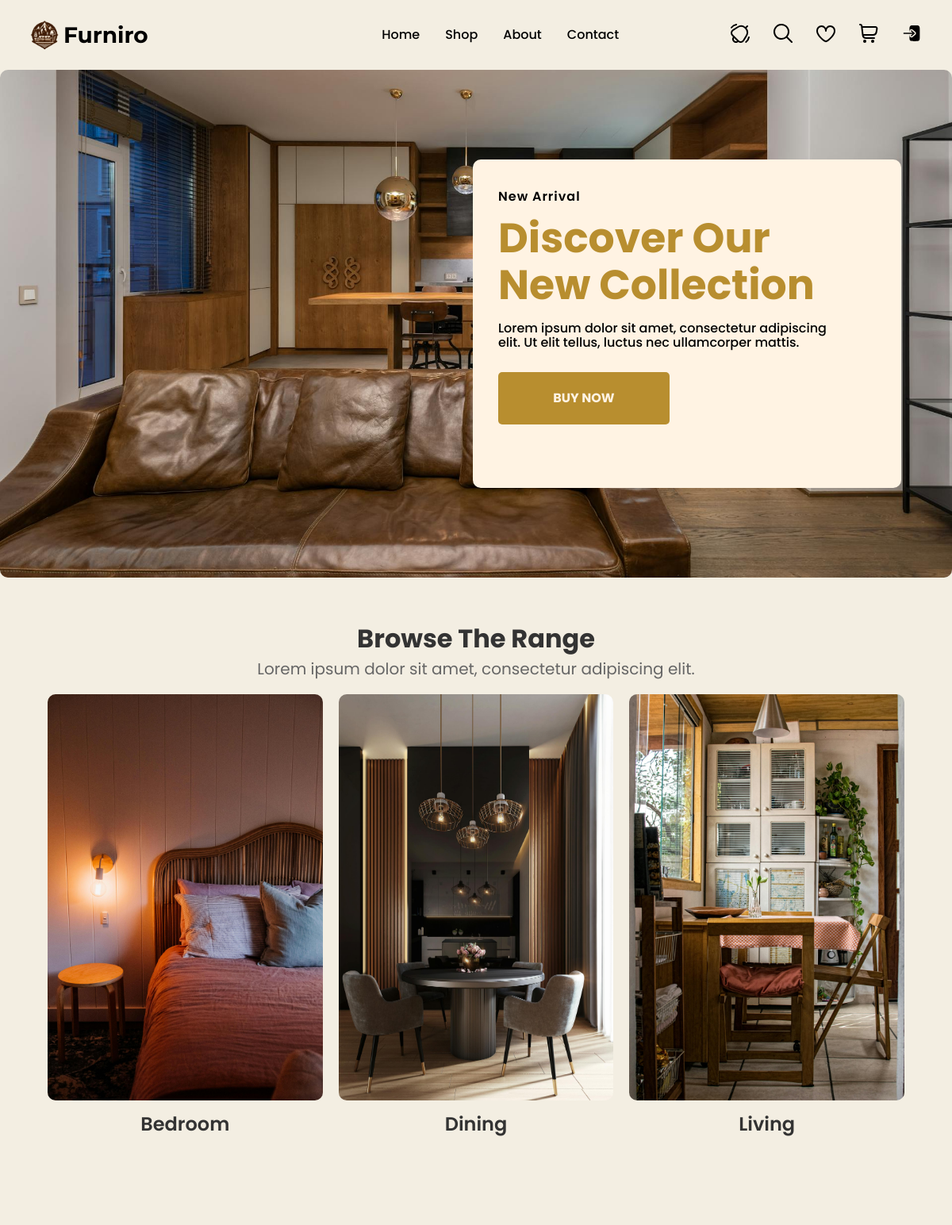
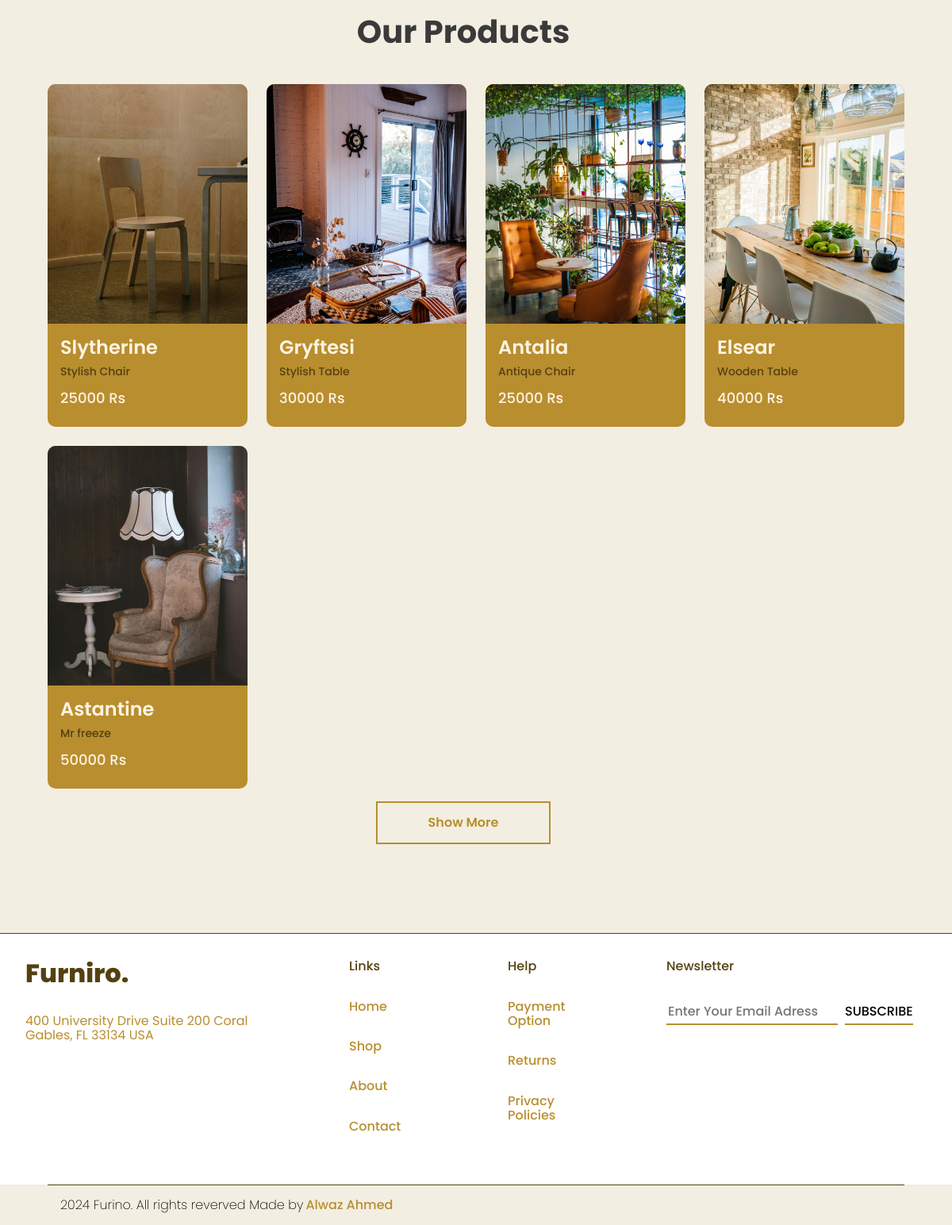
The page / on the database its author committed (2 pictures, top to bottom).
### shop/models.py (models this page shows, shortened)
class Furniture(models.Model):
    name = models.CharField(max_length=100)
    category = models.CharField(max_length=50)
    price = models.PositiveIntegerField(default=0)
    description = models.TextField(blank=True)
    image = models.ImageField(upload_to='furniture_images/')

### shop/views.py (the view)
# urls.py: 2. Add a URL to urlpatterns:  path('', views.home, name='home')
def home(request):
    furniture_items = Furniture.objects.all()  # Fetches all entries from the database
    return render(request, 'shop/home.html', {'furniture_items': furniture_items})

### shop/templates/shop/home.html (shortened to what this page needs)
{% load static %}
<!DOCTYPE html>
<html lang="en">
  <head>
    <link rel="stylesheet" href="./CSS/normalize.css" />
     <link rel="stylesheet" href="{% static 'shop/CSS/Main.css' %}">
  </head>
  <body>
    <div class="navbar">
         <a href="{% url 'home' %}" class="logo">
            <img src="{% static 'shop/Assets/navbar/logo.png' %}" alt="logo">
            <p>Furniro</p>
        </a>
         <div class="middle-links">
            <a href="{% url 'home' %}" class="Home">Home</a>
            <a href="./shop.html" class="Shop">Shop</a>
            <a href="./about.html" class="About">About</a>
            <a href="./contact.html" class="Contact">Contact</a>
         </div>
          <div class="icons">
            <a href="./home.html"><img src="{% static 'shop/Assets/navbar/bell-ring.svg' %}" alt="alert"></a>
            <a href="./home.html"><img src="{% static 'shop/Assets/navbar/search.svg' %}" alt="search"></a>
            <a href="./home.html"><img src="{% static 'shop/Assets/navbar/heart.svg' %}" alt="liked"></a>
            <a href="./cart.html"><img src="{% static 'shop/Assets/navbar/shopping-cart.svg' %}" alt="cart"></a>
            {% if user.is_authenticated %}
            <span class="Log">
              <a href="{% url 'logout' %}"><img src="{% static 'shop/Assets/navbar/logout.svg' %}" alt="logout"></a>
            </span>
            {% else %}
            <span class="Log">
              <a href="{% url 'login' %}"><img src="{% static 'shop/Assets/navbar/login.svg' %}" alt="login"></a>
               </span>
              {% endif %}
          </div>
    </div>
     <div class="hero">
        <div class="banner">
            <p class="head-text">New Arrival</p>
            <h1>Discover Our New Collection</h1>
            <p class="text">Lorem ipsum dolor sit amet, consectetur adipiscing elit. Ut elit tellus, luctus nec ullamcorper mattis.</p>
            <a href="./home.html">BUY NOW</a>
        </div>
     </div>
     <div class="range">
      <div class="heading">
         <h2>Browse The Range</h2>
         <p>Lorem ipsum dolor sit amet, consectetur adipiscing elit.</p>
      </div>
      <div class="cards">
         <div class="card">
            <img src="{% static 'shop/Assets/Cards/Bed.jpg' %}
" alt="bed">
            <p>Bedroom</p>
         </div>
         <div class="card">
            <img src="{% static 'shop/Assets/Cards/Dining.jpg' %}
" alt="Dining">
            <p>Dining</p>
         </div>
         <div class="card">
            <img src="{% static 'shop/Assets/Cards/living.jpg' %}
" alt="living">
            <p>Living</p>
         </div>
      </div>
     </div>
<h1 class="products-heading">Our Products</h1>
<div class="furniture-cards">
  {% for item in furniture_items %}
    <div class="single-card">
      <img src="{{ item.image.url }}" alt="{{ item.name }}">
      <h3>{{ item.name }}</h3>
      <p>{{ item.description }}</p>
      <div class="price">
        <p class="price">{{ item.price }} Rs</p>
      </div>
    </div>
  {% endfor %}
</div>
      <div class="Btn"><a href="./home.html">Show More</a></div>
       <div class="footer">
         <div class="furniro">
            <p>Furniro.</p>
            <span>400 University Drive Suite 200 Coral Gables,
               FL 33134 USA</span>
         </div>
         <div class="links">
            <h4 class="abc">Links</h4>
            <a href="./home.html">Home</a>
            <a href="./home.html">Shop</a>
            <a href="./home.html">About</a>
            <a href="./home.html">Contact</a>
         </div>
         <div class="links">
            <h4 class="abc">Help</h4>
            <a href="./home.html">Payment Option</a>
            <a href="./home.html">Returns</a>
            <a href="./home.html">Privacy Policies</a>
         </div>
         <div class="links">
            <h4 class="abc">Newsletter</h4>
            <div class="inp"><input type="email" name="alwaz" placeholder="Enter Your Email Adress" class="text-box">
            <input type="button" value="SUBSCRIBE" class="batan"></div>
         </div>
       </div>
       <div class="copyright">
         <span>2024 Furino. All rights reverved Made by</span><a href="https://github.com/alwazahmed">Alwaz Ahmed</a>
       </div>
  </body>

### rows shown on the page
Furniture: image (picture), name "Slytherine", description "Stylish Chair", price "25000"
Furniture: image (picture), name "Gryftesi", description "Stylish Table", price "30000"
Furniture: image (picture), name "Antalia", description "Antique Chair", price "25000"
Furniture: image (picture), name "Elsear", description "Wooden Table", price "40000"
Furniture: image (picture), name "Astantine", description "Mr freeze", price "50000"
